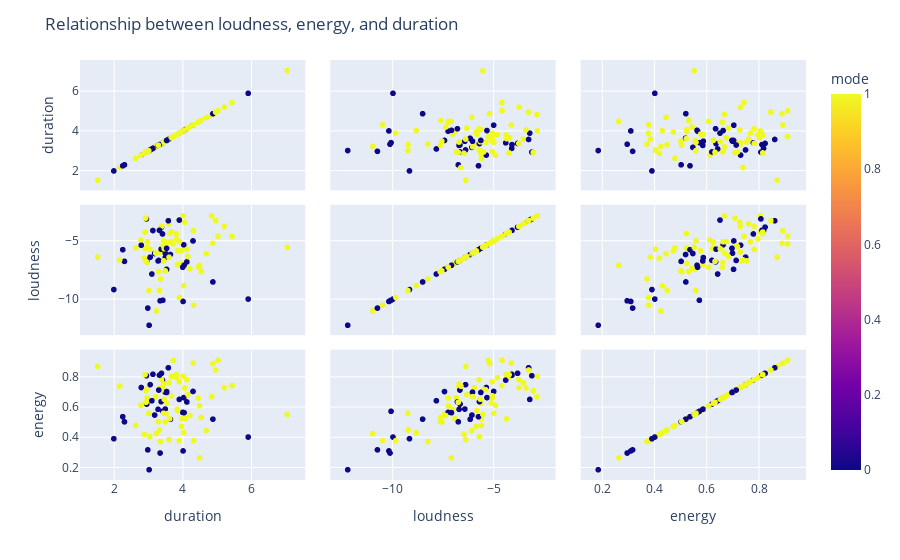

This figure's notebook cell:
### Code cell
fig = px.scatter_matrix(features_df, dimensions=["duration","loudness", "energy"], color="mode")

# Add title and axis labels
fig.update_layout(title='Relationship between loudness, energy, and duration')

fig.show()
